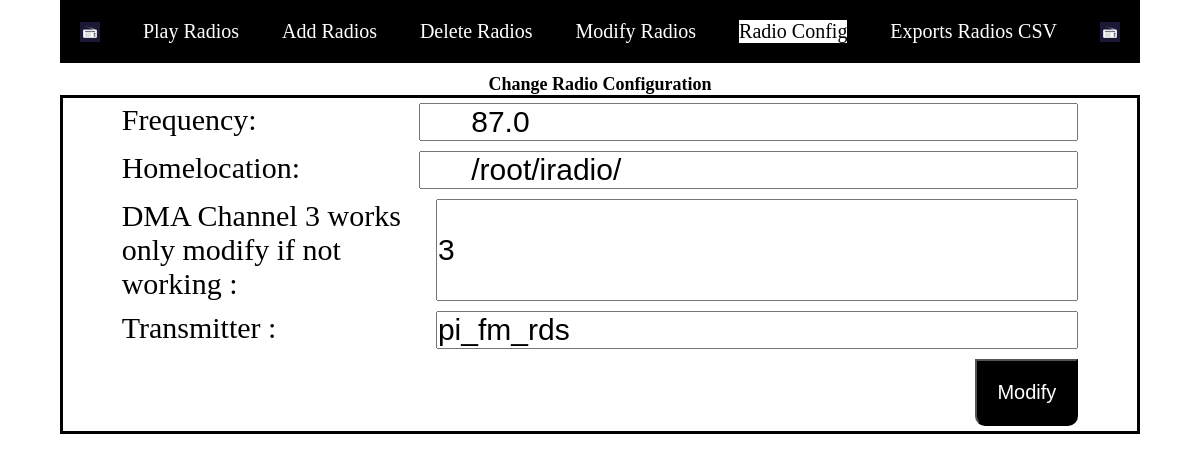
The page /config on the database its author committed.
### fmtrans/models.py (models this page shows)
class Config(models.Model):
    frecuency = models.TextField(blank=True, null=True)
    homelocation = models.TextField(blank=True, null=True)
    wavlocation = models.TextField(blank=True, null=True)
    dma_channel = models.TextField(blank=True, null=True)
    bandwidth = models.TextField(blank=True, null=True)
    trans = models.TextField(blank=True, null=True)
    class Meta:
        managed = False
        db_table = 'config'

### fmtrans/views.py (the view)
# urls.py: path('config', views.config),
def config(request):
    if request.method == 'POST':
        form=ConfigForm(request.POST)
        if form.is_valid():
         form.save()
         config = Config.objects.latest('id')
         filterid=config.id
         Config.objects.exclude(id=filterid).delete()
         server_op=Server_Ops()
         if  Radios.objects.filter(state="ON").count() > 0:
          on_radio_id=Radios.objects.get(state="ON").id
          server_op.writefile(on_radio_id)
          server_op.restart()
         context={'change':True ,'form':form}
         return render(request,'config.html',context)
    else:
       config = Config.objects.latest('id')
       form=ConfigForm(instance=config)
    context={'form':form}
    return render(request,'config.html',context)

### fmtrans/forms.py
class ConfigForm(ModelForm):
    class Meta:
        model=Config
        fields=['id','frecuency','homelocation','dma_channel','trans']
        widgets = {
            'frecuency': forms.TextInput(attrs={
            'class': 'frecuencytextbox'
            }),
            'trans': forms.TextInput(attrs={
            'class': 'transtextbox'
            }),
            'homelocation': forms.TextInput(attrs={
            'class': 'homeloctextbox'}),
            'dma_channel': forms.TextInput(attrs={
            'class': 'dma_channelloctextbox'})
         }

### fmtrans/templates/config.html (shortened to what this page needs)
<!DOCTYPE html
<html><head>
{% load static %}
<link rel="stylesheet" type="text/css" href="{%static 'style.css'%}"/>
<link rel="stylesheet" type="text/css" href="{%static 'switch.css'%}"/>
	</head>
	<body>
{% include "menu.html" %}
<h2>Change Radio Configuration</h2>
<form action="" method="post">
	<div class="content">
<ul class=wrapper">
	<li class="form-row"><label>Frequency:</label>{{form.frecuency}}</li>
<li class="form-row"><label>Homelocation:</label>{{form.homelocation}}</li>
<li class="form-row"><label>DMA Channel 3 works only modify if not working :</label>{{form.dma_channel}}</li>
<li class="form-row"><label>Transmitter :</label>{{form.trans}}</li>
<li class="form-row"><button  class="button2" type="submit" align="right">Modify</button></li></ul>
	</div>
<br>
<br>
<br>
</form>
</body>
</html>

### static/style.css (style rules this page uses)
* { margin: 0; padding: 0; box-sizing: border-box; }
h2 { width: 90%; text-align: center; font-size: 1.8rem; margin:auto; }
.frecuencytextbox { display:flex; justify-content: center; font-size:2rem; padding-left:5rem; padding-right:1rem; text-align: left; }
.homeloctextbox { display:flex; justify-content: center; font-size:2rem; padding-left:5rem; padding-right:1rem; text-align: left; }
.content { border:solid; border-color:black; margin:auto; width:90%; }
.form-row { display: flex; justify-content: flex-end; padding: .5em; margin:auto; width:90%; }
.form-row label { flex: 1; font-size:3rem; }
.form-row input { flex: 2; padding-right:1rem; font-size:3rem; }
.button2 { background-color:black; color: white; padding: 2rem 2rem; text-align: center; text-decoration: none; display: inline-block; font-size: 2rem; cursor: pointer; border-color:black; border-bottom-left-radius: 10px; border-bottom-right-radius: 10px; align-content: flex-end; }

### rows shown on the page
Config: frecuency "87.0", homelocation "/root/iradio/", dma_channel "3", trans "pi_fm_rds"
